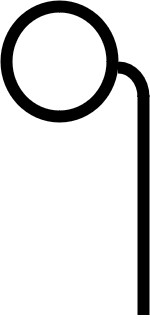
#> input picture Libro/Codigo/OpenCV/imagenes/monoculo.jpg, 150 x 322 px
$ python monoculo_imagen_estatica.py
#> lines starting #> are read from the running program, lines starting #| are printed output that depends on the picture; after the words box and inside, x2 and y2 are one past the last pixel; in counts of white or black regions, pixels touching at a corner belong together
import cv2

monoculo = cv2.imread('../imagenes/monoculo.jpg')
#> monoculo is the input picture: shape (322, 150, 3); min 0, max 255, mean 217
alto_monoculo, ancho_monoculo, _ = monoculo.shape
#> alto_monoculo = 322; ancho_monoculo = 150
talla_monoculo = 1.3
offset_monoculo = 5

proporciones_monoculo = ancho_monoculo/alto_monoculo
#> proporciones_monoculo = 0.466

clasificador = cv2.CascadeClassifier('../haarcascades/haarcascade_frontalface_default.xml')
clasificador_ojos = cv2.CascadeClassifier('../haarcascades/haarcascade_eye.xml')

img = cv2.imread('../imagenes/Einstein.jpg')
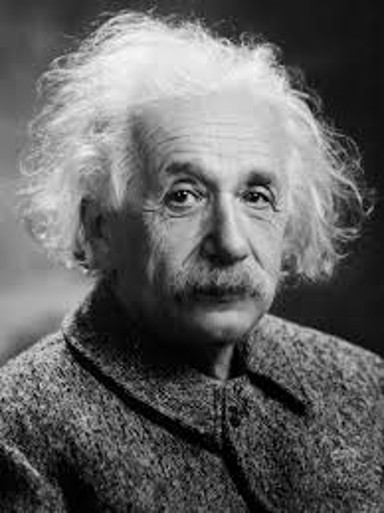
#> input picture Libro/Codigo/OpenCV/imagenes/Einstein.jpg, 384 x 513 px
#> img is the input picture: shape (513, 384, 3); min 0, max 250, mean 99
img_byn = cv2.cvtColor(img, cv2.COLOR_BGR2GRAY)

alto_imagen, ancho_imagen, _ = img.shape
#> alto_imagen = 513; ancho_imagen = 384

caras = clasificador.detectMultiScale(img_byn)
#> caras = [[116, 108, 218, 218]]
for (x_cara, y_cara, ancho_cara, alto_cara) in caras:
    cara = img_byn[y_cara:y_cara+alto_cara, x_cara:x_cara+ancho_cara]
    ojos = clasificador_ojos.detectMultiScale(cara)
    if len(ojos) != 2 : continue
    (x_ojo0, y_ojo0, ancho_ojo0, _) = ojos[0]
    (x_ojo1, y_ojo1, ancho_ojo1, _) = ojos[1]
    if x_ojo0 > x_ojo1 :
        x_ojo = x_ojo0 + int(ancho_ojo0/offset_monoculo)
        y_ojo = y_ojo0
        ancho_ojo = ancho_ojo0
    else:
        x_ojo = x_ojo1 + int(ancho_ojo1/offset_monoculo)
        y_ojo = y_ojo1
        ancho_ojo = ancho_ojo1

    ancho_monoculo = int(ancho_ojo*talla_monoculo)
    alto_monoculo = int(ancho_monoculo/proporciones_monoculo)
    monoculo = cv2.resize(monoculo, (ancho_monoculo, alto_monoculo))
    y_monoculo = y_ojo + y_cara
    x_monoculo = x_ojo + y_cara

    if x_monoculo >= 0 and y_monoculo >= 0 and x_monoculo+ancho_monoculo <= ancho_imagen and y_monoculo+alto_monoculo <= alto_imagen :
        roi = img[y_monoculo:y_monoculo+alto_monoculo, x_monoculo:x_monoculo+ancho_monoculo]
        roi = cv2.bitwise_and(monoculo, roi)
        img[y_monoculo:y_monoculo+alto_monoculo, x_monoculo:x_monoculo+ancho_monoculo] = roi
#> this loop made 1 pass
#> (x_cara, y_cara, ancho_cara, alto_cara, ojos, x_ojo0, y_ojo0, ancho_ojo0) on pass 1: (116, 108, 218, 218, [[117, 67, 42, 42], [43, 67, 43, 43]], 117, 67, 42)
#> pass 1, `cara = img_byn[y_cara:y_cara+alto_cara, x_cara:x_cara+ancho_cara]`:
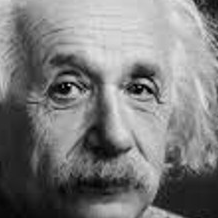
#> cara: shape (218, 218); min 0, max 230, mean 124.1
#> pass 1, `monoculo = cv2.resize(monoculo, (ancho_monoculo, alto_monoculo))`:
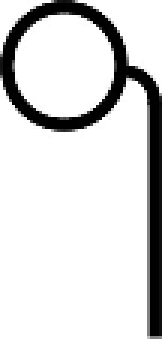
#> monoculo: shape (115, 54, 3) (shown 3 times larger); min 0, max 255, mean 216.4
#> pass 1, `roi = img[y_monoculo:y_monoculo+alto_monoculo, x_monoculo:x_monoculo+a..`:
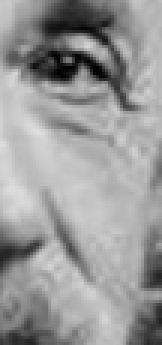
#> roi: shape (115, 54, 3) (shown 3 times larger); min 0, max 222, mean 153
#> pass 1, `roi = cv2.bitwise_and(monoculo, roi)`:
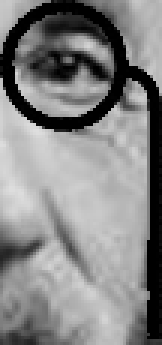
#> roi: shape (115, 54, 3) (shown 3 times larger); min 0, max 222, mean 132.7
#> after the loop:
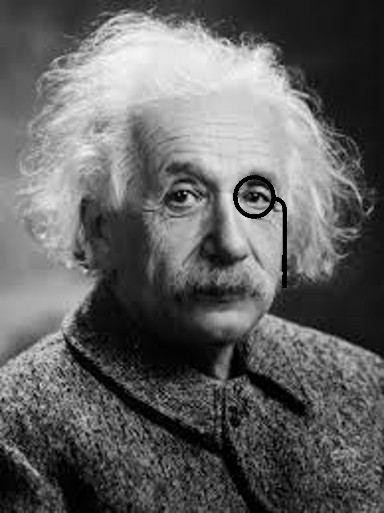
#> img: shape (513, 384, 3); 0.61% of pixels changed, all inside (x1, y1, x2, y2) = (233, 175, 287, 289)

cv2.imshow('Einstein',img)

cv2.waitKey(0)
cv2.destroyAllWindows()
